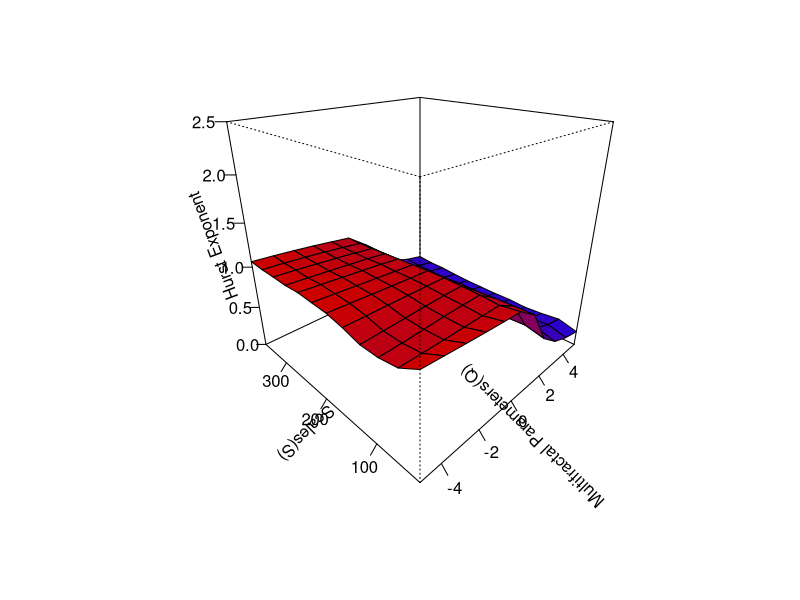

R code for this plot:

mma<-function()
{
	smin <- 10      #minimal s scale used, when calculating Fq(s) functions family (default 10)
	smax <- 600     #maximal s scale used, when calculating Fq(s) functions family, has to be multiple of 5 (default 600; in general should be near to N/50, where N is a time series length)
	qmin <- -5      #minimal multifractal parameter q used (default -5)
	qmax <- 5       #maximal cmultifractal parameter q used (deafault 5)
	qlist <- seq(from=qmin, to=qmax, by=0.1)
	#cat(qlist);
	# We can't have q value = 0 because we take power of 1/q at one point
	for(i in 1:length(qlist)) {
		if(qlist[i]==0) {
			qlist[i]<-0.001
		}
	}
	#cat(qlist);

	# Read data from file - numbers alone, one per line in text file
		signal <- read.table("data.txt")
	# Find profile of the signal by calculating cumulative sum for the whole series
	prof = apply(signal[1][1],2,cumsum)
	slength = length(prof)

	# fqs below is the matrix containing Fluctuations. 
	# We store it in matrix form as each pair of values of q (multifractal parameter) and s (scale) has a particular value of fluctuation. These are all stored together.
	# We need to set the size of the fqs matrix beforehand to add rows, hence we calculate number of iterations and assign that
	iter <- length(qlist*(smax-smin))
	fqs <- matrix(NA, nrow=iter, ncol=3)
	i<-1

	for (s in smin:smax) {
		  #Reshape the profiled signal into a matrix, so that we can extract segments
		ind <- c(1:length(prof))
		coordinates <- t(matrix(ind[1:(length(prof)-(length(prof)%%s))],s,(length(prof)-(length(prof)%%s))/s))
		segments<-matrix(prof, nrow(coordinates), ncol(coordinates), byrow=T)
		#Set of bases upto s
		xbase<-seq(1,s,1)
		f2nis<-c()
		for(ni in 1:nrow(segments)){
			# Obtain fits for all bases and calculate the mean variance for the same
			seg<-segments[ni,]
			fit<-lm(seg ~ xbase + I(xbase^2))
			#print (fit[[1]])
			sum<-0
			for(i in 1:length(xbase)){
				b<-(fit[[1]][[1]]*1+fit[[1]][[2]]*(xbase[i]^1)+fit[[1]][[3]]*(xbase[i]^2))
				sum<-sum+((seg[i]-b)^2)
			}
		    variance<-(sum/length(xbase))
		    f2nis<-c(f2nis, variance)
		}
	  
		for(q in qlist){
			# print(i)
			# Calculating fluctuations and storing
			row<-c(q,s,mean((f2nis^(q/2)))^(1/q))
			fqs<-rbind(fqs, row)
			i<-i+1
		}
	}
	# on.exit()
	# Remove redundant rows
	fqs=na.omit(fqs)

	# Calculate log values of scales and fluctuations 
	fqsll <- cbind(fqs[,1], fqs[,2], log(fqs[,2]), log(fqs[,3]));

	#We can increase the value of spacing and qlist to get more data points in the surface but the plot will be less smooth and calculations will be lengthy
	sspacing <- ((smax/5)-smin)/11
	qlist <- seq(from=qmin, to=qmax, by=1)
	for(i in 1:length(qlist)){
		if(qlist[i]==0){
			qlist[i]<-0.001
		}
	}
	#print("Fqsll is:")
	#print(fqsll)

	# Calculating hurst exponent to be stored in hqs, for each unique pair of (q,s)
	# This will be used to make a 3D Hurst Surface
	hqRows<-(((smax/5)-smin)/sspacing)*length(qlist)
	hqs <- matrix(NA, nrow=hqRows, ncol=3)
	for(sit in seq(smin, (smax/5), sspacing)){
		# print(sit)
		for(qit in qlist){
			# print(qit)
			fittemp <- fqsll[fqsll[,1] == qit & fqsll[,2] >= sit & fqsll[,2] <= 5*sit,]
			htemp<-lm(fittemp[,4]~fittemp[,3])
			row<-c(qit, 3*sit, htemp[[1]][[2]])
			hqs<-rbind(hqs, row)
		}
		#print(fittemp)
	}

	# Remove redundant rows again
	hqs<-na.omit(hqs)
	# Reshape hqs values to a matrix so that we can plot it as a surface
	hplot<-t(matrix(hqs[,3],nrow=length(hqs[,3])/length(qlist),byrow=T))

	# Generate the desired number of colors from this palette
	jet.colors <- colorRampPalette( c( "#2c00cc", "#cc0000") ) 
	nbcol <- 100
	color <- jet.colors(nbcol)

	# Compute the z-value at the facet centres
	zfacet <- hplot[-1, -1] + hplot[-1, -ncol(hplot)] + hplot[-nrow(hplot), -1] + hplot[-nrow(hplot), -ncol(hplot)]
	# Recode facet z-values into color indices
	facetcol <- cut(zfacet, nbcol)
	persp(c(unique(hqs[,1])),c(unique(hqs[,2])), hplot, zlim=c(0,2.5),col = color[facetcol], xlab="Multifractal Parameters(Q)", ylab="Scales(S)", zlab = "Hurst Exponent", phi=25, theta=-45, ticktype="detailed")
}

mma()